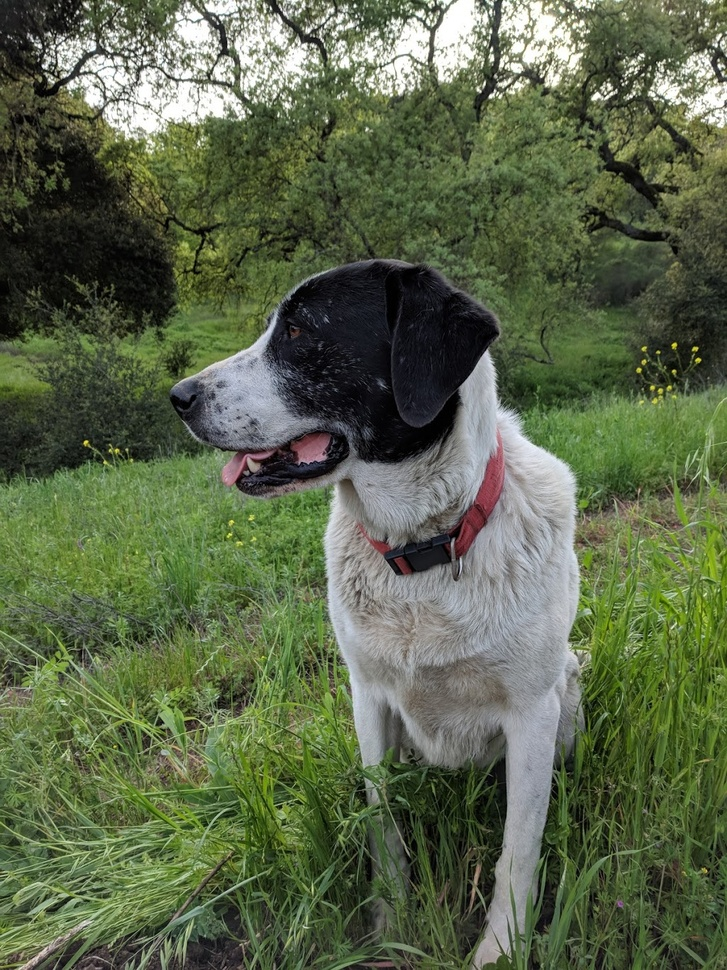
#> input picture DATA/sammy.jpg, 727 x 970 px, shrunk from 1025 x 1367 before the run, found by its file name
$ jupyter execute templateMatching.ipynb   (shell and % lines are left out)
#> lines starting #> are read from the running program, lines starting #| are printed output that depends on the picture; after the words box and inside, x2 and y2 are one past the last pixel; in counts of white or black regions, pixels touching at a corner belong together
[cell 1]
import cv2
import matplotlib.pyplot as plt
import numpy as np

[cell 2]
full=cv2.imread('D:\Coding\OpenCVTutorial\code\objectDetectionWithOpenCVandPython\DATA\sammy.jpg')
#> full is the input picture: shape (970, 727, 3); mean B, G, R 74.2, 102.6, 91.2
full=cv2.cvtColor(full,cv2.COLOR_BGR2RGB)

[cell 3]
plt.imshow(full)

[cell 4]
face=cv2.imread('D:\Coding\OpenCVTutorial\code\objectDetectionWithOpenCVandPython\DATA\sammy_face.jpg')
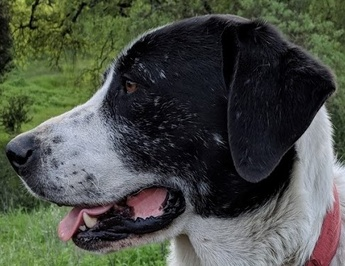
#> input picture DATA/sammy_face.jpg, 345 x 266 px, shrunk from 486 x 375 before the run, found by its file name
#> face is the input picture: shape (266, 345, 3); mean B, G, R 70, 78.7, 74.3
face=cv2.cvtColor(face,cv2.COLOR_BGR2RGB)

[cell 5]
plt.imshow(face)

[cell 6]
face.shape
#> Out = (266, 345, 3)

[cell 7]
height,width,channels=face.shape
#> height = 266; width = 345; channels = 3

[cell 8]
print(height,width,channels)
#| 266 345 3

[cell 9]
# All the 6 methods for comparison in a list
# Note how we are using strings, later on we'll use the eval() function to convert to function
methods = ['cv2.TM_CCOEFF', 'cv2.TM_CCOEFF_NORMED', 'cv2.TM_CCORR','cv2.TM_CCORR_NORMED', 'cv2.TM_SQDIFF', 'cv2.TM_SQDIFF_NORMED']

[cell 10]
for m in methods:
    fullCopy=full
    method=eval(m)
    res=cv2.matchTemplate(fullCopy,face,method)
    minVal,maxVal,minLoc,maxLoc=cv2.minMaxLoc(res)
    if method in [cv2.TM_SQDIFF,cv2.TM_SQDIFF_NORMED]:
        topLeft=minLoc
    else:
        topLeft=maxLoc

    bottomRight=(topLeft[0]+width,topLeft[1]+height)
    cv2.rectangle(fullCopy,topLeft,bottomRight,(255,0,0),10)
    plt.subplot(121)
    plt.imshow(res)
    plt.title('HEATMAP')
    plt.subplot(122)
    plt.imshow(fullCopy)
    plt.title('Detected Face')
    plt.suptitle(m)

    plt.show()
    print('\n')
    print('\n')
#> this loop made 6 passes
#> (minVal, maxVal, minLoc, topLeft, bottomRight) on passes 1 to 4: (-369489728, 868100096, (0, 7), (164, 245), (509, 511)), (-0.314, 0.845, (0, 10), (164, 245), (509, 511)), (1.14e+09, 2.61e+09, (309, 146), (237, 465), (582, 731)), (0.498, 0.904, (0, 39), (164, 245), (509, 511))
#> (minVal, maxVal, maxLoc, topLeft, bottomRight) on passes 5 to 6: (505411456, 3.2e+09, (0, 0), (164, 245), (509, 511)), (0.197, 1, (0, 0), (164, 245), (509, 511))
#> pass 1, `res=cv2.matchTemplate(fullCopy,face,method)`:
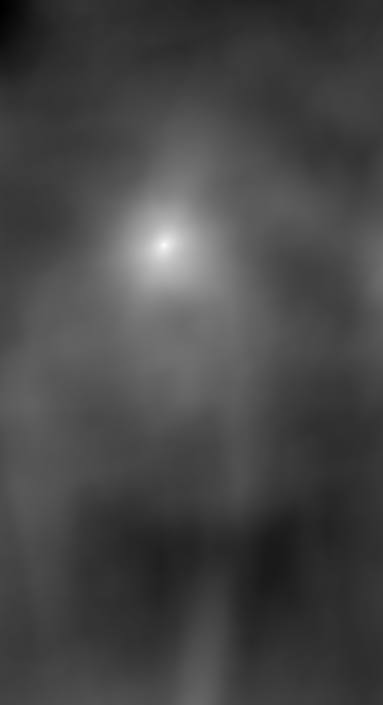
#> res: shape (705, 383) float32; min -369489728, max 868100096, mean -27078664; drawn with min black and max white
#> pass 1, `plt.show()`:
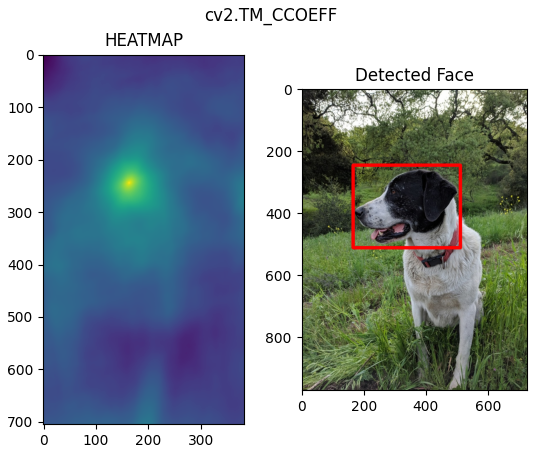
#> figure drawn by matplotlib, 2 panels
#> pass 2, `fullCopy=full`:
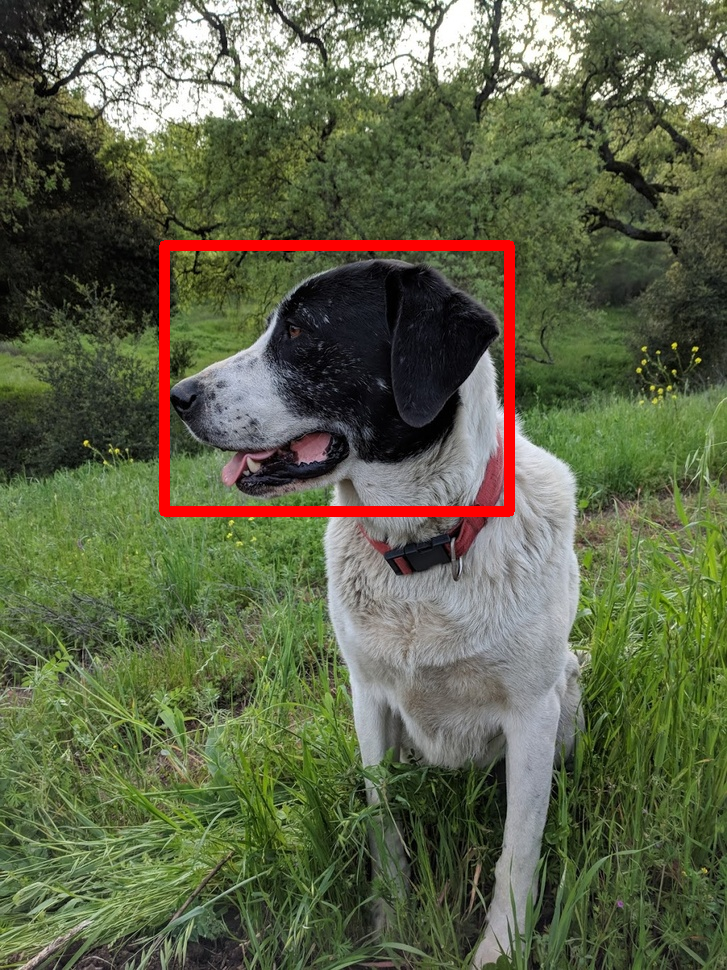
#> fullCopy: shape (970, 727, 3); mean R, G, B 94.3, 100.7, 72.8
#> pass 2, `res=cv2.matchTemplate(fullCopy,face,method)`:
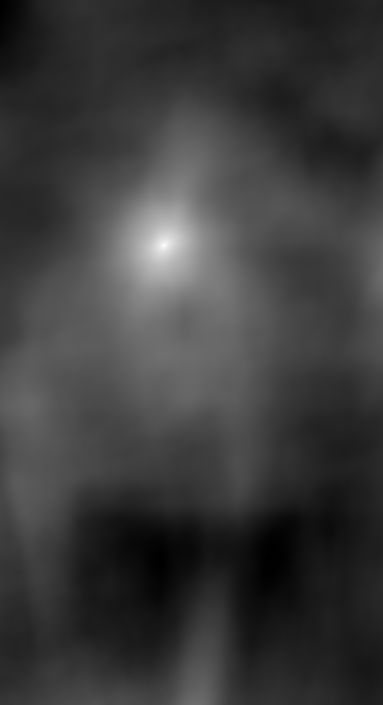
#> res: shape (705, 383) float32; min -0.314, max 0.845, mean -0.0418; drawn with min black and max white
#> pass 3, `res=cv2.matchTemplate(fullCopy,face,method)`:
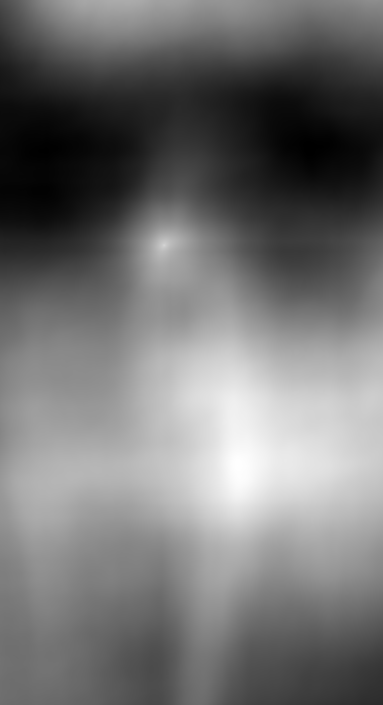
#> res: shape (705, 383) float32; min 1.14e+09, max 2.61e+09, mean 1.8e+09; drawn with min black and max white
#> after the loop:
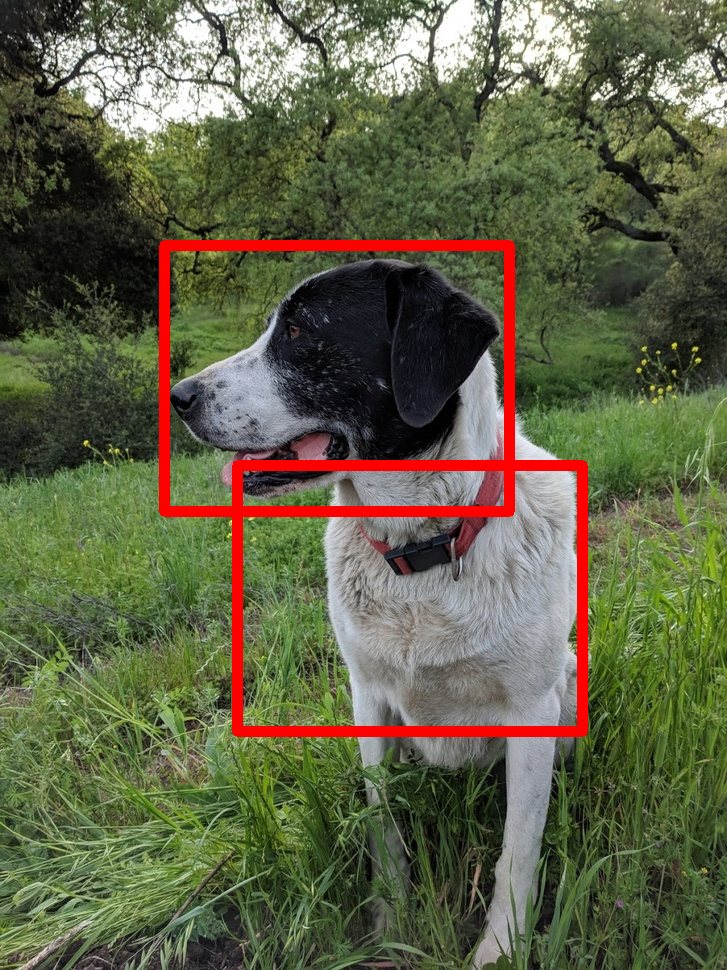
#> fullCopy: shape (970, 727, 3); 1.87% of pixels changed, all inside (x1, y1, x2, y2) = (232, 460, 588, 737)
#> after the loop:
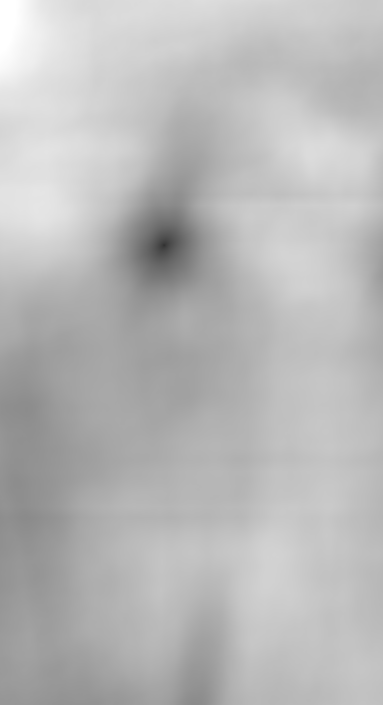
#> res: shape (705, 383) float32; min 0.197, max 1, mean 0.725
